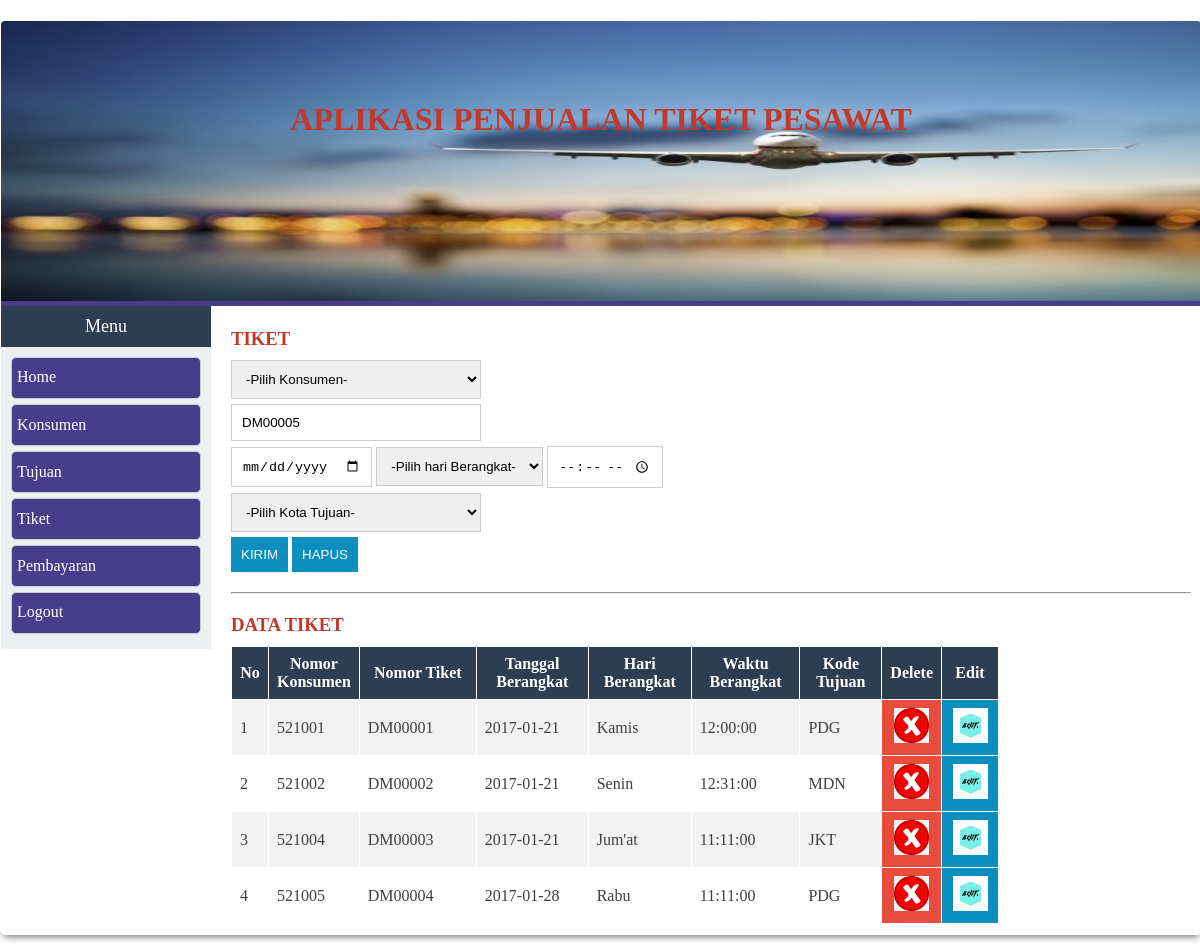
Page /entry_tiket.php (signed in) on the committed database.
### tables this page shows
CREATE TABLE IF NOT EXISTS `tbl_tiket` (
  `no_konsumen` int(12) NOT NULL,
  `no_tiket` varchar(12) NOT NULL,
  `tgl_berangkat` date NOT NULL,
  `hari_berangkat` varchar(6) NOT NULL,
  `waktu_berangkat` time NOT NULL,
  `no_tujuan` varchar(8) NOT NULL,
  PRIMARY KEY  (`no_tiket`)
);

### entry_tiket.php (the view, shortened to what this page needs)
<?php
include('koneksi/conn.php');
include('template/top.php');
include('template/navigasi.php');
$no = 1;
$sql = "SELECT * FROM tbl_tiket ORDER BY no_tiket DESC limit 1";
$hasil=mysqli_query($conn,$sql) or die(mysqli_error());
?>
<div id="main">
	<div class="content">
		<h3> Tiket</h3>
		<form action="inserttiket.php" method="POST">
			<div class="input-group">
				<select name="no_konsumen" id="" style="width: 250px;">
					<option value='0'>-Pilih Konsumen-</option>
				</select>
			</div>
			<div class="input-group">
				<input type="text" placeholder="Nomor Tiket" value="DM0000<?php while($rows=mysqli_fetch_array($hasil)){ $dat = $rows['no_tiket']; $num = substr($dat,5)+$no; echo $num; }?>" name="no_tiket" style="width: 228px;">
			</div>
			<div class="input-group">
				<input type="date" name="tgl_berangkat">
				<select name="hari_berangkat" id="">
					<option value="0">-Pilih hari Berangkat-</option>
				</select>
				<input type="time" placeholder="Waktu keberangkatan" name="waktu_berangkat">
			</div>
			<div class="input-group">
				<select name="no_tujuan" id="" style="width: 250px;">
					<option value="0">-Pilih Kota Tujuan-</option>
				</select>
			</div>
			<div class="input-group">
				<button type="submit" class="btn">Kirim</button>
				<button type="reset" class="btn">Hapus</button>
			</div>
		</form>
		<hr/>
		<h3>Data Tiket</h3>
		<?php include('data/data_tiket.php'); ?>
	</div>
</div>
<?php include('template/footer.php'); ?>

### template/top.php (shortened to what this page needs)
<!DOCTYPE html>
<html lang="en">
<head>
	<link rel="stylesheet" type="text/css" href="style.css">
	<link rel="stylesheet" type="text/css" href="http://localhost/cibot/animate.css">
	<link rel="stylesheet" type="text/css" href="http://localhost/cibot/font/Oxygen.css">
</head>
<body>
	<div class="container">
		<header>
			<div class="header_content">
				<h1>Aplikasi Penjualan Tiket Pesawat</h1>
			</div>
		</header>

### template/navigasi.php (shortened to what this page needs)
<div id="nav-wrapper">
	<div class="header_nav">Menu </div>
	<ul class="nav" id="accordion">
		<li><a href="index.php">Home</a></li>
		<li class="accordion-toggle">Konsumen</li>
		<li class="accordion-toggle">Tujuan</li>
		<li class="accordion-toggle">Tiket</li>
		<li class="accordion-toggle">Pembayaran</li>
		<li><a href="logout.php">Logout</a></li>
	</ul>
</div>

### data/data_tiket.php
<table id="tabel"  border="1" cellpadding="3" >
	<tr>
		<th style="width: 20px;">No</th>
		<th style="width: 50px;">Nomor Konsumen</th>
		<th style="width: 100px;">Nomor Tiket</th>
		<th>Tanggal Berangkat</th>
		<th>Hari Berangkat</th>
		<th>Waktu Berangkat</th>
		<th>Kode Tujuan</th>
		<th style="width: 40px;">Delete</th>
		<th style="width: 40px;">Edit</th>
	</tr>
	<?php include('koneksi/conn.php');
	$sql = "SELECT * FROM tbl_tiket ORDER BY no_tiket ASC";
	$hasil=mysqli_query($conn,$sql) or die(mysqli_error());
	$no=1;
	while ($data = mysqli_fetch_array ($hasil)){
		$id=$data['no_tiket'];
		?>
		<tr>
			<td><?php echo $no++?></td>
			<td><?php echo $data['no_konsumen'];?></td>
			<td><?php echo $data['no_tiket']; ?></td>
			<td><?php echo $data['tgl_berangkat']; ?></td>
			<td><?php echo $data['hari_berangkat']; ?></td>
			<td><?php echo $data['waktu_berangkat']; ?></td>
			<td><?php echo $data['no_tujuan']; ?></td>
			<td class="delete">
				<a href="deletetiket.php?id_tiket=<?php echo $id ?>" onclick="return confirm('Apakah anda yakin?')" class="btn-aksi"> <img src="img/silang.png "width="35px" width:10px alt="Delete Data"></a>
			</td>
			<td class="edit">
				<a href="edittiket.php?id_tiket=<?php echo $id?>" class="btn-aksi"><img src="img/editt2.png" class="card-img-top" width="35px" alt="Edit Data"></a>
			</td>
		</tr>
		<?php } ?>
	</table>

### template/footer.php (shortened to what this page needs)
</div>
</body>
</html>

### style.css (style rules this page uses)
* { padding: 0; margin: 0; }
a:link { text-decoration: none; color: #fff; }
.container { width: 1200px; margin: 20px auto; border:1px solid #fff; background: #fff; border-radius: 5px; overflow: hidden; -webkit-box-shadow: 0px 5px 7px -3px rgba(122,122,122,1); -moz-box-shadow: 0px 5px 7px -3px rgba(122,122,122,1); box-shadow: 0px 5px 7px -3px rgba(122,122,122,1); }
header { background: url(img/pesawat.jpg) no-repeat ; background-size: 100% 100%; height: 280px; opacity:0.5px; background: cover; border-bottom: 5px solid darkslateblue; }
header .header_content { padding: 10px; text-align: center; padding-top: 80px; text-transform: uppercase; color:#c0392b; }
#main { background-color: #000; }
.content { width: 960px; padding: 10px 0; float: left; margin-left: 20px; color: #403F3F; }
.content h3 { text-transform: uppercase; color: #c0392b; height: 20px; margin: 12px 0; }
#nav-wrapper { float: left; width: 210px; height: 100%; background:#ecf0f1; }
.header_nav { text-align: center; padding:10px; font-size: 18px; background: #2c3e50; color: #fff; }
.nav { padding: 10px; background:#ecf0f1; }
.nav li { list-style: none; border:1px solid #ccc; border-radius: 5px; margin-bottom: 5px; height: 40px; background: darkslateblue; transition: all 1s; }
.nav li a { display: table; text-decoration: none; color: #fff; padding: 10px 0; padding-left: 5px; width: 100%; transition: all 1s; }
.input-group { margin-bottom: 5px; }
.input-group input { padding:10px; border:1px solid #ccc; }
.input-group select { padding: 10px; border: 1px solid #ccc; }
.btn { border: none; padding: 10px; background: #0C8FBF; color: #fff; text-transform: uppercase; text-align: center; cursor: pointer; }
hr { margin: 20px 0; }
table { border-collapse: collapse; width: 80%; }
th, td { border:1px solid #fff; text-align: left; padding: 8px; }
td a:link { display: block; color: #0C8FBF !important; }
tr:nth-child(even) { background-color: #f2f2f2 }
.delete { background-color:#e74c3c; color:#fff; text-align: center; }
.edit { background-color:#0C8FBF; color:#fff; text-align: center; }
th { background-color:#2c3e50; color: white; text-align: center; }
.accordion-toggle { cursor: pointer; color: #fff; line-height: 40px; padding-left: 5px; transition: all 1s; }

### rows in the picture
tbl_tiket: no_tiket "DM00005", no_konsumen "521005", no_tiket "DM00004", tgl_berangkat "2017-01-28", hari_berangkat "Rabu", waktu_berangkat "11:11:00", no_tujuan "PDG"
tbl_tiket: no_konsumen "521001", no_tiket "DM00001", tgl_berangkat "2017-01-21", hari_berangkat "Kamis", waktu_berangkat "12:00:00", no_tujuan "PDG"
tbl_tiket: no_konsumen "521002", no_tiket "DM00002", tgl_berangkat "2017-01-21", hari_berangkat "Senin", waktu_berangkat "12:31:00", no_tujuan "MDN"
tbl_tiket: no_konsumen "521004", no_tiket "DM00003", tgl_berangkat "2017-01-21", hari_berangkat "Jum'at", waktu_berangkat "11:11:00", no_tujuan "JKT"
